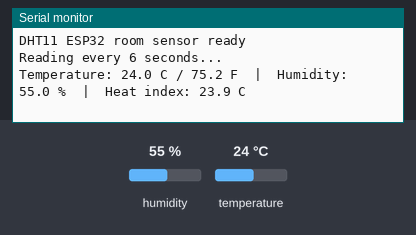
Recording of a sketch running on a simulated ESP32. On the bench: the last lines printed to the serial monitor. Inputs (shaded band) come from the test bench; at power-on: humidity 55 %, temperature 24 °C.

Above: at 7.2 s.
7.3 s: humidity set to 22 %
At 12.7 s:
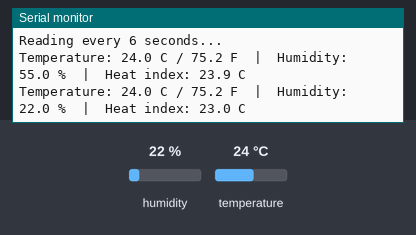
13.3 s: temperature set to 12 °C
At 19.0 s:
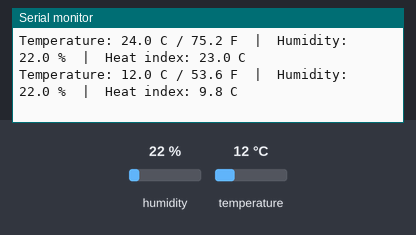
19.3 s: humidity set to 40 %
At 24.8 s:
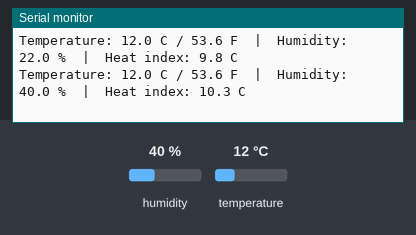
Timing chart, 0 to 26.3 s (numbered marks = the images above; inputs shaded):
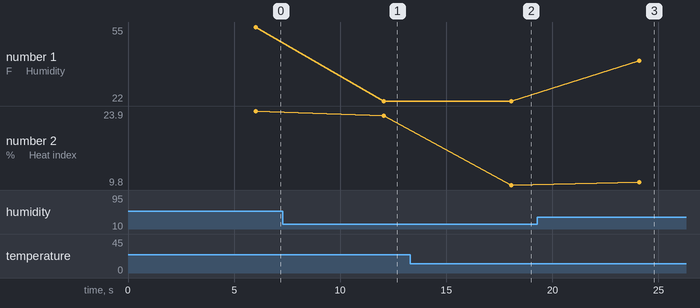

The sketch:

dht11_guide_6s.ino
```cpp
#include "DHT.h"

// DHT11 data pin connected to ESP32 GPIO4.
#define DHTPIN 4

// Tell the library which DHT sensor model you are using.
#define DHTTYPE DHT11

DHT dht(DHTPIN, DHTTYPE);

void setup() {
  Serial.begin(115200);
  delay(6000);

  dht.begin();
  Serial.println("DHT11 ESP32 room sensor ready");
  Serial.println("Reading every 6 seconds...");
}

void loop() {
  float humidity = dht.readHumidity();
  float temperatureC = dht.readTemperature();
  float temperatureF = dht.readTemperature(true);

  if (isnan(humidity) || isnan(temperatureC) || isnan(temperatureF)) {
    Serial.println("Read failed. Check wiring, power, pull-up resistor, and library setup.");
    delay(6000);
    return;
  }

  float heatIndexC = dht.computeHeatIndex(temperatureC, humidity, false);

  Serial.print("Temperature: ");
  Serial.print(temperatureC, 1);
  Serial.print(" C / ");
  Serial.print(temperatureF, 1);
  Serial.print(" F  |  Humidity: ");
  Serial.print(humidity, 1);
  Serial.print(" %  |  Heat index: ");
  Serial.print(heatIndexC, 1);
  Serial.println(" C");

  delay(6000);
}
```

Measured:
- after the input at 7.3 s, the serial monitor: prints a new line after 4.7 s (image 1)
- after the input at 13.3 s, the serial monitor: prints a new line after 4.8 s (image 2)
- after the input at 19.3 s, the serial monitor: prints a new line after 4.8 s (image 3)
- plotted number 1: 55 → 22 after the input at 7.3 s, 22 → 40 after the input at 19.3 s
- plotted number 2: 23.9 → 23 after the input at 7.3 s, 23 → 9.8 after the input at 13.3 s, 9.8 → 10.3 after the input at 19.3 s
